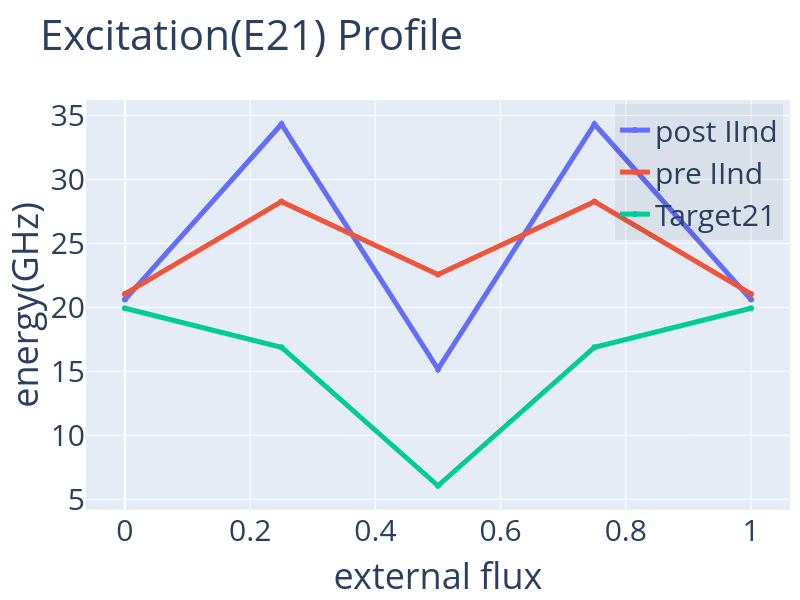

The cell this chart's notebook holds for it:
### Code cell
plot = {'post IInd':post_Ex[2],'pre IInd':pre_Ex[2],'Target21':target['E21']}
plotCompare(flux_range,plot,
            'Excitation(E21) Profile','external flux','energy(GHz)',export='pdf',size=(600,800))

### Figure 1 — Plotly figure (JSON) as saved in the notebook; plotly's stock layout.template omitted (floating-point values rounded to 4 significant figures)
{"data": [{"line": {"width": 5}, "name": "post IInd", "type": "scatter", "x": [0.0, 0.25, 0.5, 0.75, 1.0], "y": [20.61, 34.32, 15.17, 34.32, 20.61]}, {"line": {"width": 5}, "name": "pre IInd", "type": "scatter", "x": [0.0, 0.25, 0.5, 0.75, 1.0], "y": [21.05, 28.27, 22.57, 28.27, 21.05]}, {"line": {"width": 5}, "name": "Target21", "type": "scatter", "x": [0.0, 0.25, 0.5, 0.75, 1.0], "y": [19.93, 16.89, 6.056, 16.89, 19.93]}], "layout": {"font": {"size": 30}, "height": 600, "legend": {"bgcolor": "rgba(0,0,0,.05)", "x": 0.99, "xanchor": "right", "y": 0.99, "yanchor": "top"}, "margin": {"r": 10, "t": 100}, "showlegend": true, "title": {"text": "Excitation(E21) Profile"}, "width": 800, "xaxis": {"title": {"text": "external flux"}}, "yaxis": {"title": {"text": "energy(GHz)"}}}}
